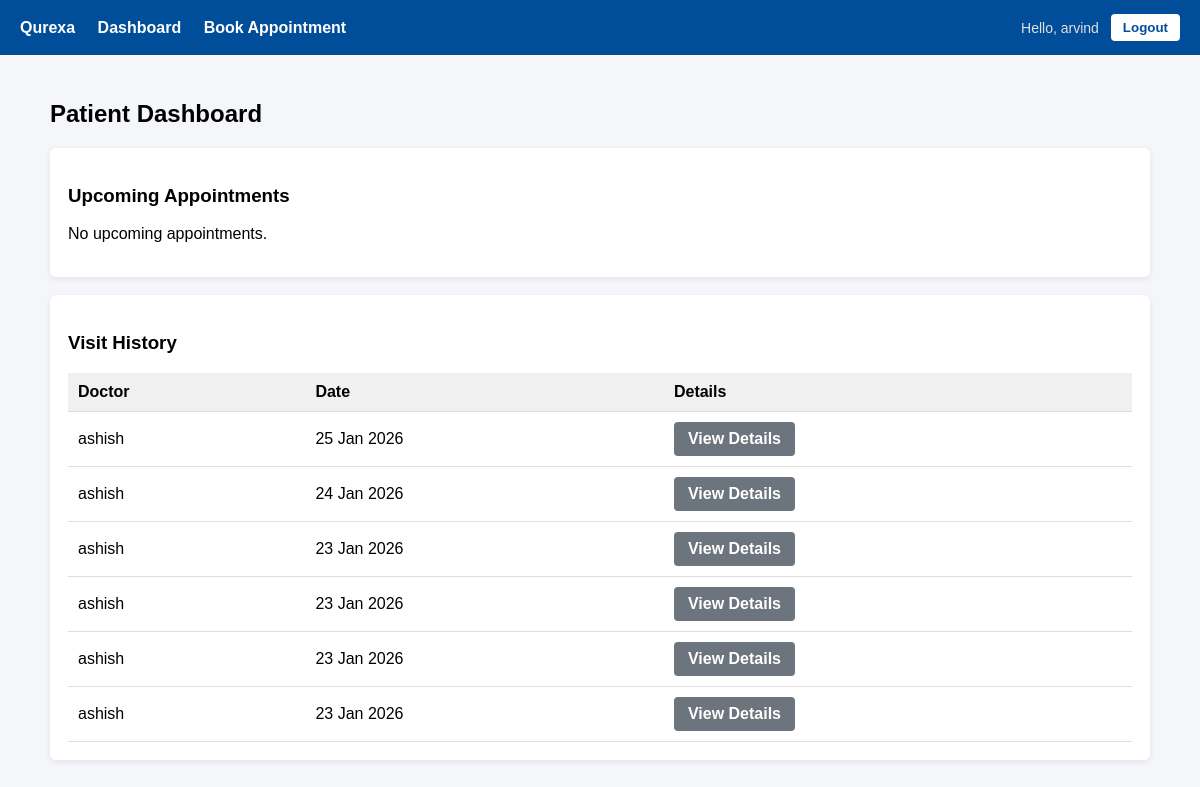
Screenshot of /patients/dashboard/ (signed in) with the database file from the repository.
### users/models.py (models this page shows, shortened)
class User(AbstractUser):
    ROLE_CHOICES = (
        ('ADMIN', 'Admin'),
        ('DOCTOR', 'Doctor'),
        ('PATIENT', 'Patient'),
    )
    role = models.CharField(
        max_length=10,
        choices=ROLE_CHOICES,
        default='PATIENT'  # ✅ safety default
    )
    mobile = models.CharField(
        max_length=15,
        unique=True,
        null=True,
        blank=True
    )

### records/models.py (models this page shows, shortened)
class Visit(models.Model):
    appointment = models.OneToOneField(
        Appointment,
        on_delete=models.CASCADE,
        limit_choices_to={'status': 'COMPLETED'}
    )
    patient = models.ForeignKey(Patient, on_delete=models.CASCADE, editable=False)
    doctor = models.ForeignKey(Doctor, on_delete=models.CASCADE, editable=False)
    symptoms = models.TextField(blank=True)
    clinical_notes = models.TextField(blank=True)
    ai_summary = models.TextField(blank=True)
    is_finalized = models.BooleanField(default=False)
    created_at = models.DateTimeField(auto_now_add=True)

### doctors/models.py (models this page shows, shortened)
class Doctor(models.Model):
    user = models.OneToOneField(
        settings.AUTH_USER_MODEL,
        on_delete=models.CASCADE
    )
    specialization = models.CharField(max_length=100)
    experience_years = models.IntegerField()
    created_at = models.DateTimeField(auto_now_add=True)  # ✅ FIX

### patients/views.py (the view)
# urls.py: path('dashboard/', patient_dashboard, name='patient_dashboard'),
@login_required
def patient_dashboard(request):
    patient = Patient.objects.get(user=request.user)
    upcoming = Appointment.objects.filter(
        patient=patient,
        appointment_date__gte=now()
    ).order_by('appointment_date')
    visits = Visit.objects.filter(
        patient=patient
    ).order_by('-created_at')
    return render(request, 'patients/dashboard.html', {
        'upcoming': upcoming,
        'visits': visits
    })

### templates/patients/dashboard.html
{% extends 'base.html' %}
{% block content %}
<h2>Patient Dashboard</h2>
<div class="card">
    <h3>Upcoming Appointments</h3>
    {% if upcoming %}
        <table>
            <tr>
                <th>Doctor</th>
                <th>Date</th>
                <th>Status</th>
            </tr>
            {% for appt in upcoming %}
            <tr>
                <td>
                    {{ appt.doctor.user.username }} <br>
                    <small style="color:#666;">
                        {{ appt.doctor.specialization }}
                    </small>
                </td>
                <td>
                    {{ appt.appointment_date|date:"d M Y, H:i" }}
                </td>
                <td>
                    {% if appt.status == 'PENDING' %}
                        <span class="badge badge-pending">Pending</span>
                    {% elif appt.status == 'COMPLETED' %}
                        <span class="badge badge-completed">Completed</span>
                    {% else %}
                        <span class="badge badge-cancelled">Cancelled</span>
                    {% endif %}
                </td>
            </tr>
            {% endfor %}
        </table>
    {% else %}
        <p>No upcoming appointments.</p>
    {% endif %}
</div>
<div class="card">
    <h3>Visit History</h3>
    {% if visits %}
        <table>
            <tr>
                <th>Doctor</th>
                <th>Date</th>
                <th>Details</th>
            </tr>
            {% for visit in visits %}
            <tr>
                <td>
                    {{ visit.doctor.user.username }}
                </td>
                <td>
                    {{ visit.created_at|date:"d M Y" }}
                </td>
                <td>
                    <a class="btn btn-secondary"
                       href="/records/visit/{{ visit.id }}/context/">
                        View Details
                    </a>
                </td>
            </tr>
            {% endfor %}
        </table>
    {% else %}
        <p>No visit records yet.</p>
    {% endif %}
</div>
{% endblock %}

### templates/base.html (shortened to what this page needs)
{% load static %}
<!DOCTYPE html>
<html lang="en">
<head>
</head>
<body>
<header>
    <nav>
        <div class="nav-left">
            <a href="/">Qurexa</a>
            {% if user.is_authenticated %}
                {% if user.role == 'PATIENT' %}
                    <a href="/patients/dashboard/">Dashboard</a>
                    <a href="/appointments/book/">Book Appointment</a>
                {% elif user.role == 'DOCTOR' %}
                    <a href="/doctors/dashboard/">Dashboard</a>
                {% endif %}
            {% endif %}
        </div>
        <div class="nav-right">
            {% if user.is_authenticated %}
                <span>Hello, {{ user.username }}</span>
                <form method="post" action="/logout/" style="margin: 0;">
                    <button type="submit">Logout</button>
                </form>
            {% else %}
                <a href="/login/" class="btn">Login</a>
            {% endif %}
        </div>
    </nav>
</header>
<div class="container">
    {% block content %}
    {% endblock %}
</div>
</body>
</html>

### templates/base.html (style rules this page uses)
body { margin: 0; font-family: Arial, Helvetica, sans-serif; background-color: #f5f6fa; }
a { text-decoration: none; }
header { background-color: #004d99; padding: 14px 20px; }
nav { display: flex; align-items: center; justify-content: space-between; }
.nav-left a { color: #ffffff; margin-right: 18px; font-weight: bold; }
.nav-right { display: flex; align-items: center; }
.nav-right span { color: #e0e0e0; margin-right: 12px; font-size: 14px; }
.nav-right button { background: #ffffff; color: #004d99; border: none; padding: 6px 12px; border-radius: 4px; cursor: pointer; font-weight: bold; }
.container { padding: 25px; max-width: 1100px; margin: auto; }
.card { background: #ffffff; padding: 18px; margin-bottom: 18px; border-radius: 6px; box-shadow: 0 2px 6px rgba(0, 0, 0, 0.08); }
.btn { background: #004d99; color: #ffffff; padding: 8px 14px; border: none; border-radius: 4px; cursor: pointer; font-weight: bold; display: inline-block; }
.btn-secondary { background: #6c757d; }
table { width: 100%; border-collapse: collapse; }
th, td { padding: 10px; border-bottom: 1px solid #ddd; text-align: left; }
th { background-color: #f0f0f0; }

### rows the page displays
User: username "arvind"
Visit: doctor.user.username "ashish", created_at "25 Jan 2026"
Visit: doctor.user.username "ashish", created_at "24 Jan 2026"
Visit: doctor.user.username "ashish", created_at "23 Jan 2026"
Visit: doctor.user.username "ashish", created_at "23 Jan 2026"
Visit: doctor.user.username "ashish", created_at "23 Jan 2026"
Visit: doctor.user.username "ashish", created_at "23 Jan 2026"
